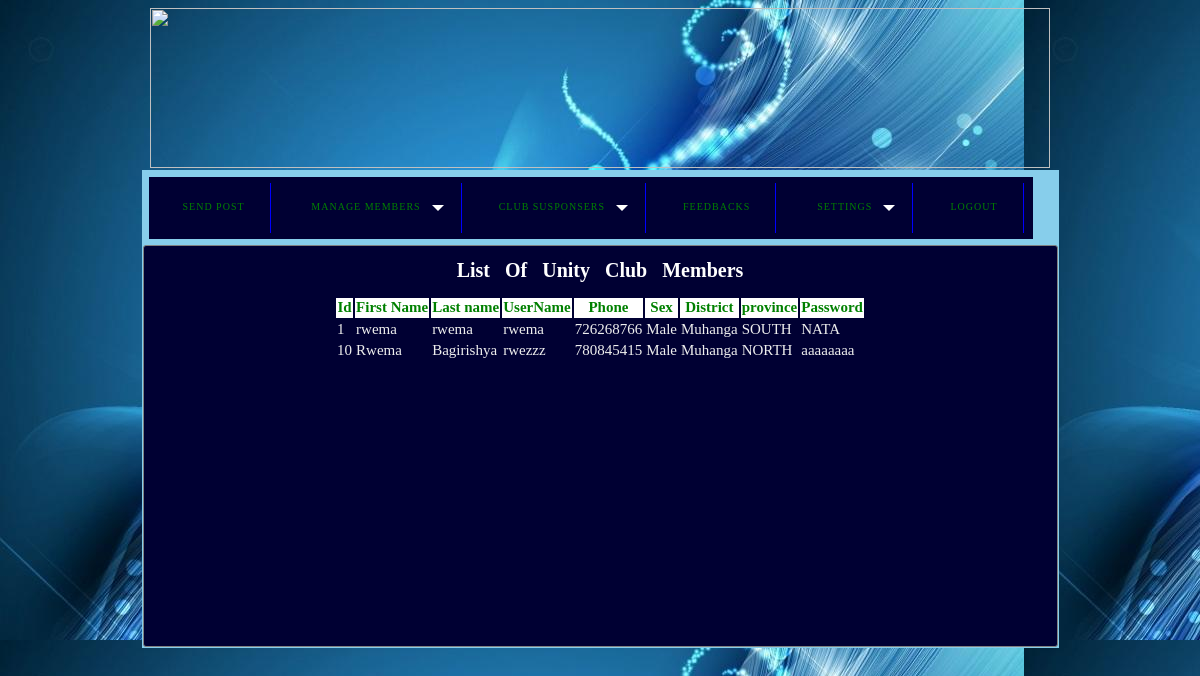
The page /search.php (signed in) on the database its author committed.
### tables this page shows
CREATE TABLE `users` (
  `id` int(255) NOT NULL,
  `profile` longblob NOT NULL,
  `fname` varchar(200) NOT NULL,
  `lname` varchar(200) NOT NULL,
  `username` varchar(200) NOT NULL,
  `phone` int(11) NOT NULL,
  `sex` varchar(30) NOT NULL,
  `district` varchar(50) NOT NULL,
  `province` varchar(50) NOT NULL,
  `password` varchar(100) NOT NULL,
  `repassword` varchar(30) NOT NULL
);

### search.php (the view, shortened to what this page needs)
<html>
<head><title>Administration</title>
</head>
<center><img src="banner/bestbanner.jpg" width="900" height="160"> </center>
<body background="images/bg.JPG"> <center>
<table border="0"><tr><td bgcolor="skyblue">
 <table border="0"><tr><td>
<div id='cssmenu'>
<ul>
      <li><a href="sendmessage.php"><span>Send Post</span></a></li>
   <li  class='has-sub'><a href='#'><span>Manage Members</span></a>
      <li  class='has-sub'><a href='#'><span> club Susponsers</span></a>
     <li><a href="ideasposted.php"><span>FeedBacks</span></a></li>
<li  class='has-sub'><a href='#'><span>Settings</span></a>
  <li><a href="LOGOUT.php"><span>LOGOUT</span></a></li>
  </div></div>
</table>
</center>
<div id="main">
<h1 align="center" style="font-size:20px; color: white;"> List &nbsp Of &nbsp Unity &nbsp Club &nbsp Members</h1>
<center>
<?php
if (isset($_POST['search'])) {
  $valuetosearch=$_POST['valuetosearch'];
  $query="SELECT * FROM `users` WHERE concat(`id`, `fname`, `lname`, `username`, `phone`, `sex`,`district`, `province`,`password`) LIKE '%".$valuetosearch."%'";
  $search_result=filterTable($query);
}
else
{
$query="SELECT * FROM `users`";
}
function filterTable($query)
{
$connect=mysqli_connect("localhost","root","","membership");
$filter_result=mysqli_query($connect,$query);
return $filter_result;
}
?>
 <table>
<tr>
<th>Id</th><th>First Name</th> <th>Last name</th> <th>UserName</th> <th>Phone</th> <th>Sex</th> <th>District</th><th>province</th><th>Password</th>
</tr>
 <?php
  $search_result=filterTable($query);
  while ($row=mysqli_fetch_array($search_result)):
  echo "<tr>";
  echo "<td>".$row['id']."</td>";
  echo "<td>".$row['fname']."</td>";
  echo "<td>".$row['lname']."</td>";
  echo "<td>".$row['username']."</td>";
  echo "<td>".$row['phone']."</td>";
  echo "<td>".$row['sex']."</td>";
  echo "<td>".$row['district']."</td>";
  echo "<td>".$row['province']."</td>";
  echo "<td>".$row['password']."</td>";
  echo "</tr>";
  endwhile;
  ?>
</center>
</div>
</body>
</html>

### search.php (style rules this page uses)
body { background-image: blue; }
#cssmenu, #cssmenu ul, #cssmenu ul li, #cssmenu ul li a, #cssmenu #menu-button { margin: 3; padding: 0; border: none; list-style: none; line-height: none; display: block; position: relative; background: #000033; }
#cssmenu:after, #cssmenu > ul:after { content: "."; display: none; clear: both; visibility: all; line-height: none; height: none; }
#cssmenu { width: auto; font-family:cursive; box-shadow: none; }
#cssmenu > ul > li { display: inline-block; }
#cssmenu > ul > li > a { padding: 18px 25px 21px 25px; border-right: 1px solid blue; text-decoration: none; font-size: 10px; font-weight: 400; color: green; text-transform: uppercase; letter-spacing: 1px; }
#cssmenu > ul > li.has-sub > a { padding-right: 40px; }
#cssmenu > ul > li.has-sub > a::after { content: ""; position: absolute; width: 0; height: 0; border: 6px solid transparent; border-top-color: white; right: 17px; top: 22px; }
div#main { width:70%; min-width: 913px; min-height: 400px; border:1px solid gray; border-radius:3px; background: #000033; }
th { background-color: #adaaaa; color: ; height: 20px; font-family: cursive; }
th { background: white; color: green; }
table { font-size: 15px; font-family: comic; color: #eeeeee; }

### rows shown on the page
users: id "1", fname "rwema", lname "rwema", username "rwema", phone "726268766", sex "Male", district "Muhanga", province "SOUTH", password "NATA"
users: id "10", fname "Rwema", lname "Bagirishya", username "rwezzz", phone "780845415", sex "Male", district "Muhanga", province "NORTH", password "aaaaaaaa"
